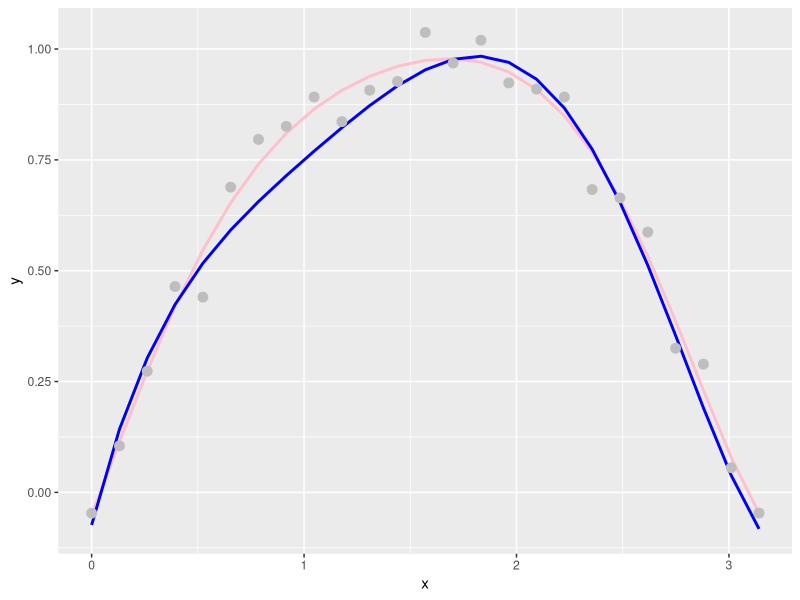
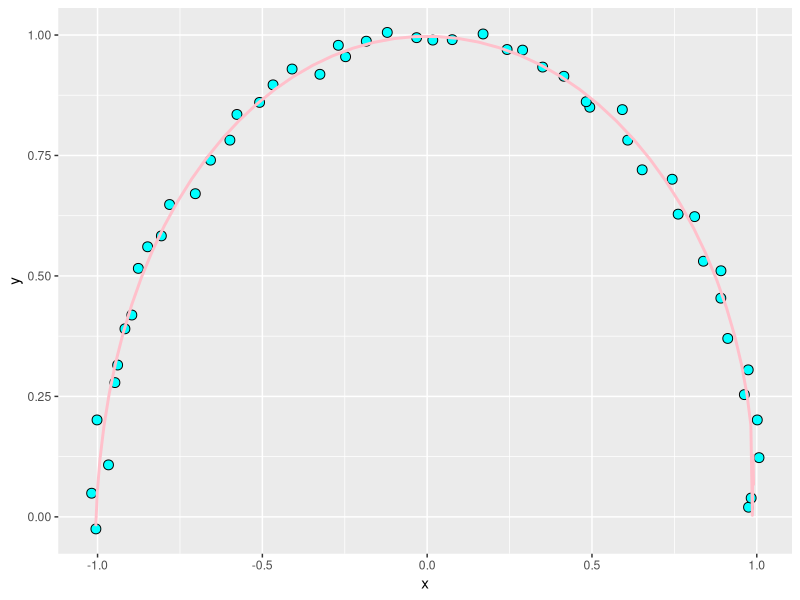
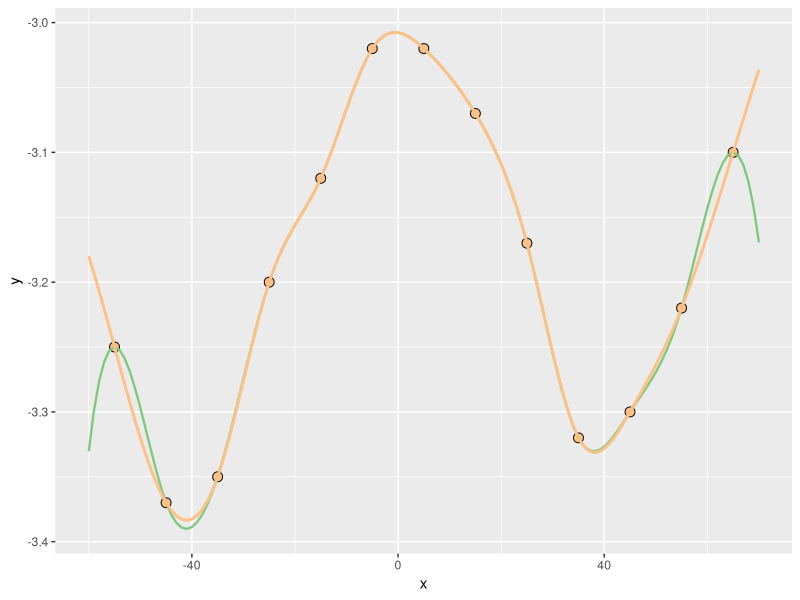

The R script that drew these images, in order:
library(pracma)
library(ggplot2)

#拟合曲线
set.seed(1)
x <- seq(0, pi, length.out = 25)
y <- sin(x) + 0.05 * runif(length(x), -2, 2)
p1 <- polyfit(x, y, 6) # 拟合6阶多项式,返回长度为7的向量
p2 <- polyfix(x, y, 6, xfix = c(1, 3), yfix = c(0.75, 0.05)) #与上面相比，保证拟合曲线一定经过这些点
p3 <- polyval(p1, x) # 用上面拟合出来的参数，根据x坐标计算y值

data1 <- data.frame(x = x, y = p3, y_fix = polyval(p2, x), y_point = y, stringsAsFactors = F)
g1 <- ggplot(data1) + geom_line(aes(x, y), color = "pink", size = 1) + 
  geom_line(aes(x,y_fix), color = "blue", size = 1) + geom_point(aes(x, y_point), color = "grey",size = 3)
g1


#拟合曲线
set.seed(21)
u <- seq(0, pi, length.out = 50)
x <- cos(u) + 0.005 * sample(-5:5, 50, replace = T)
y <- sin(u) + 0.005 * sample(-5:5, 50, replace = T)

myfit <- curvefit(u, x, y, n = 5) # u 表示拟合曲线要经过点的x坐标，即返回该点的y坐标
str(myfit) # 4个元素的列表，分别是拟合曲线的x,y坐标xp,yp; 和拟合多项式系数,px,py

xfit <- unlist(myfit$xp)
yfit <- unlist(myfit$yp)
#x[length(xfit)] <- NA
#y[length(xfit)] <- NA
df_fit <- data.frame(x = x, y = y, xfit = xfit, yfit = yfit)
ggplot(df_fit) + geom_point(aes(x = x, y = y), shape = 21, size = 3, fill = "cyan") + 
  geom_line(aes(x = xfit, y = yfit), color = "pink", size = 1)


#三次样条差值
x <- seq(-55, 65, by = 10)
y <- c(-3.25, -3.37, -3.35, -3.20, -3.12, -3.02, -3.02, -3.07, -3.17, -3.32, -3.30, -3.22, -3.10)
xs <- seq(-60, 70, by = 1) 

ys1 <- cubicspline(x, y, xi=xs, endp2nd = TRUE) # xi 表示样条曲线要经过的点的坐标，函数即返回在该点y坐标
ys2 <- ys <- cubicspline(x, y, xs) # 不指定边界条件

x[length(xs)] <- NA; y[length(xs)] <- NA

df_splines <- data.frame(x = x, y = y, xs = xs, ys1 = ys1, ys2 = ys2)
ggplot(df_splines) + 
  geom_point(aes(x, y), shape = 21, size = 3, fill = "#fdc086") + 
  geom_line(aes(x=xs, y=ys1), color = "#7fc97f", size = 0.8) + # 默认边界条件，端点处导数为0
  geom_line(aes(x=xs, y=ys2), color = "#fdc086", size = 1) # 无边界条件
